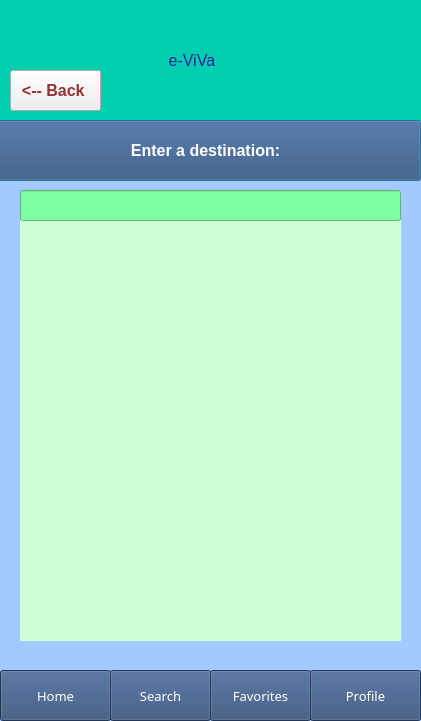
<?xml version="1.0" encoding="UTF-8"?>
<ui version="4.0">
 <class>Dialog</class>
 <widget class="QDialog" name="Dialog">
  <property name="geometry">
   <rect>
    <x>0</x>
    <y>0</y>
    <width>421</width>
    <height>721</height>
   </rect>
  </property>
  <property name="windowTitle">
   <string>Dialog</string>
  </property>
  <property name="styleSheet">
   <string notr="true">background-color: rgb(162, 202, 255);
</string>
  </property>
  <widget class="QPushButton" name="FlightsButton_2">
   <property name="geometry">
    <rect>
     <x>-10</x>
     <y>120</y>
     <width>431</width>
     <height>61</height>
    </rect>
   </property>
   <property name="font">
    <font>
     <pointsize>12</pointsize>
     <weight>75</weight>
     <bold>true</bold>
    </font>
   </property>
   <property name="layoutDirection">
    <enum>Qt::LeftToRight</enum>
   </property>
   <property name="styleSheet">
    <string notr="true">background-color: rgb(0, 170, 255);
background-color: rgb(48, 76, 118);
color: rgb(255, 255, 255);</string>
   </property>
   <property name="text">
    <string>Enter a destination:</string>
   </property>
  </widget>
  <widget class="QLabel" name="e-ViVa_3">
   <property name="geometry">
    <rect>
     <x>0</x>
     <y>0</y>
     <width>431</width>
     <height>121</height>
    </rect>
   </property>
   <property name="font">
    <font>
     <family>MS Shell Dlg 2</family>
     <pointsize>12</pointsize>
     <weight>50</weight>
     <italic>false</italic>
     <bold>false</bold>
    </font>
   </property>
   <property name="styleSheet">
    <string notr="true">background-color: rgb(4, 206, 176);
font: 12pt &quot;MS Shell Dlg 2&quot;;
color: rgb(27, 36, 156);

</string>
   </property>
   <property name="text">
    <string>                                      e-ViVa</string>
   </property>
  </widget>
  <widget class="QLineEdit" name="City">
   <property name="geometry">
    <rect>
     <x>20</x>
     <y>190</y>
     <width>381</width>
     <height>31</height>
    </rect>
   </property>
   <property name="styleSheet">
    <string notr="true">background-color: rgb(127, 255, 164);</string>
   </property>
  </widget>
  <widget class="QPushButton" name="FavoritesButton">
   <property name="geometry">
    <rect>
     <x>210</x>
     <y>670</y>
     <width>101</width>
     <height>51</height>
    </rect>
   </property>
   <property name="font">
    <font>
     <family>Arial Rounded MT Bold</family>
     <pointsize>10</pointsize>
     <weight>50</weight>
     <bold>false</bold>
    </font>
   </property>
   <property name="styleSheet">
    <string notr="true">background-color: rgb(0, 170, 255);
background-color: rgb(48, 76, 118);
color: rgb(255, 255, 255);</string>
   </property>
   <property name="text">
    <string>Favorites</string>
   </property>
   <property name="default">
    <bool>false</bool>
   </property>
   <property name="flat">
    <bool>false</bool>
   </property>
  </widget>
  <widget class="QPushButton" name="HomeButton">
   <property name="geometry">
    <rect>
     <x>0</x>
     <y>670</y>
     <width>111</width>
     <height>51</height>
    </rect>
   </property>
   <property name="font">
    <font>
     <family>Arial Rounded MT Bold</family>
     <pointsize>10</pointsize>
     <weight>50</weight>
     <bold>false</bold>
    </font>
   </property>
   <property name="styleSheet">
    <string notr="true">background-color: rgb(0, 170, 255);
background-color: rgb(48, 76, 118);
color: rgb(255, 255, 255);</string>
   </property>
   <property name="text">
    <string>Home</string>
   </property>
   <property name="default">
    <bool>false</bool>
   </property>
   <property name="flat">
    <bool>false</bool>
   </property>
  </widget>
  <widget class="QPushButton" name="SearchButton">
   <property name="geometry">
    <rect>
     <x>110</x>
     <y>670</y>
     <width>101</width>
     <height>51</height>
    </rect>
   </property>
   <property name="font">
    <font>
     <family>Arial Rounded MT Bold</family>
     <pointsize>10</pointsize>
     <weight>50</weight>
     <bold>false</bold>
    </font>
   </property>
   <property name="styleSheet">
    <string notr="true">background-color: rgb(0, 170, 255);
background-color: rgb(48, 76, 118);
color: rgb(255, 255, 255);</string>
   </property>
   <property name="text">
    <string>Search</string>
   </property>
   <property name="default">
    <bool>false</bool>
   </property>
   <property name="flat">
    <bool>false</bool>
   </property>
  </widget>
  <widget class="QPushButton" name="ProfileButton">
   <property name="geometry">
    <rect>
     <x>310</x>
     <y>670</y>
     <width>111</width>
     <height>51</height>
    </rect>
   </property>
   <property name="font">
    <font>
     <family>Arial Rounded MT Bold</family>
     <pointsize>10</pointsize>
     <weight>50</weight>
     <bold>false</bold>
    </font>
   </property>
   <property name="styleSheet">
    <string notr="true">background-color: rgb(0, 170, 255);
background-color: rgb(48, 76, 118);
color: rgb(255, 255, 255);</string>
   </property>
   <property name="text">
    <string>Profile</string>
   </property>
   <property name="default">
    <bool>false</bool>
   </property>
   <property name="flat">
    <bool>false</bool>
   </property>
  </widget>
  <widget class="QPushButton" name="BackButton">
   <property name="geometry">
    <rect>
     <x>10</x>
     <y>70</y>
     <width>91</width>
     <height>41</height>
    </rect>
   </property>
   <property name="font">
    <font>
     <pointsize>12</pointsize>
     <weight>75</weight>
     <bold>true</bold>
    </font>
   </property>
   <property name="styleSheet">
    <string notr="true">color: rgb(150, 48, 48);
background-color: rgb();</string>
   </property>
   <property name="text">
    <string>&lt;-- Back </string>
   </property>
  </widget>
  <widget class="QFrame" name="frame">
   <property name="geometry">
    <rect>
     <x>20</x>
     <y>220</y>
     <width>381</width>
     <height>421</height>
    </rect>
   </property>
   <property name="styleSheet">
    <string notr="true">background-color: rgb(207, 255, 214);</string>
   </property>
   <property name="frameShape">
    <enum>QFrame::StyledPanel</enum>
   </property>
   <property name="frameShadow">
    <enum>QFrame::Raised</enum>
   </property>
   <widget class="QLabel" name="label">
    <property name="geometry">
     <rect>
      <x>20</x>
      <y>0</y>
      <width>221</width>
      <height>31</height>
     </rect>
    </property>
    <property name="font">
     <font>
      <pointsize>12</pointsize>
      <weight>75</weight>
      <bold>true</bold>
     </font>
    </property>
    <property name="styleSheet">
     <string notr="true">color: rgb(41, 75, 117);</string>
    </property>
    <property name="text">
     <string>Results</string>
    </property>
   </widget>
   <widget class="QGraphicsView" name="graphicsView">
    <property name="geometry">
     <rect>
      <x>-10</x>
      <y>-49</y>
      <width>401</width>
      <height>511</height>
     </rect>
    </property>
   </widget>
   <widget class="QGraphicsView" name="graphicsView_2">
    <property name="geometry">
     <rect>
      <x>-10</x>
      <y>-49</y>
      <width>401</width>
      <height>501</height>
     </rect>
    </property>
    <property name="styleSheet">
     <string notr="true">background-color: rgb(62, 62, 62);</string>
    </property>
   </widget>
   <zorder>graphicsView_2</zorder>
   <zorder>label</zorder>
   <zorder>graphicsView</zorder>
  </widget>
  <zorder>frame</zorder>
  <zorder>ProfileButton</zorder>
  <zorder>FlightsButton_2</zorder>
  <zorder>e-ViVa_3</zorder>
  <zorder>City</zorder>
  <zorder>FavoritesButton</zorder>
  <zorder>SearchButton</zorder>
  <zorder>HomeButton</zorder>
  <zorder>BackButton</zorder>
 </widget>
 <resources/>
 <connections/>
</ui>
